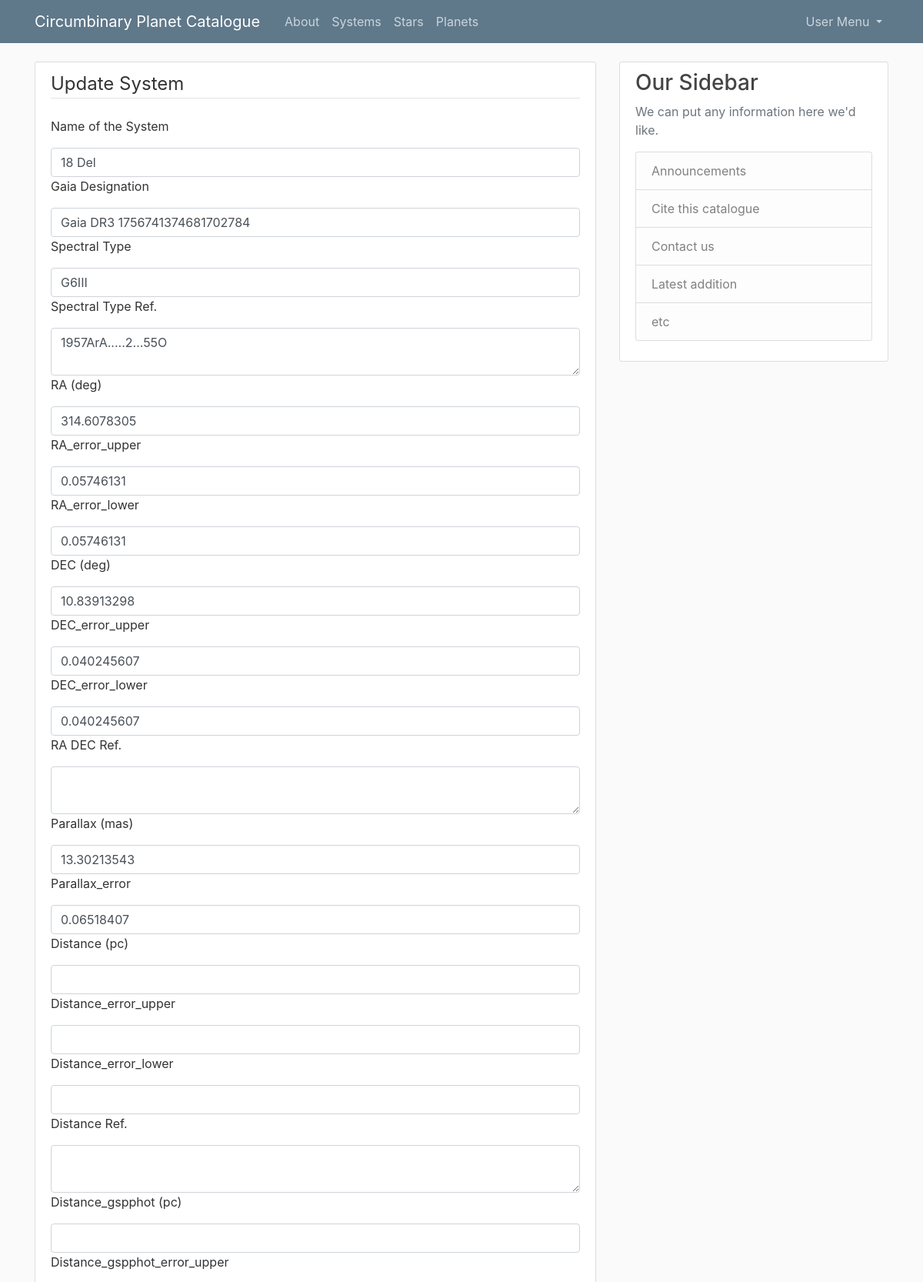
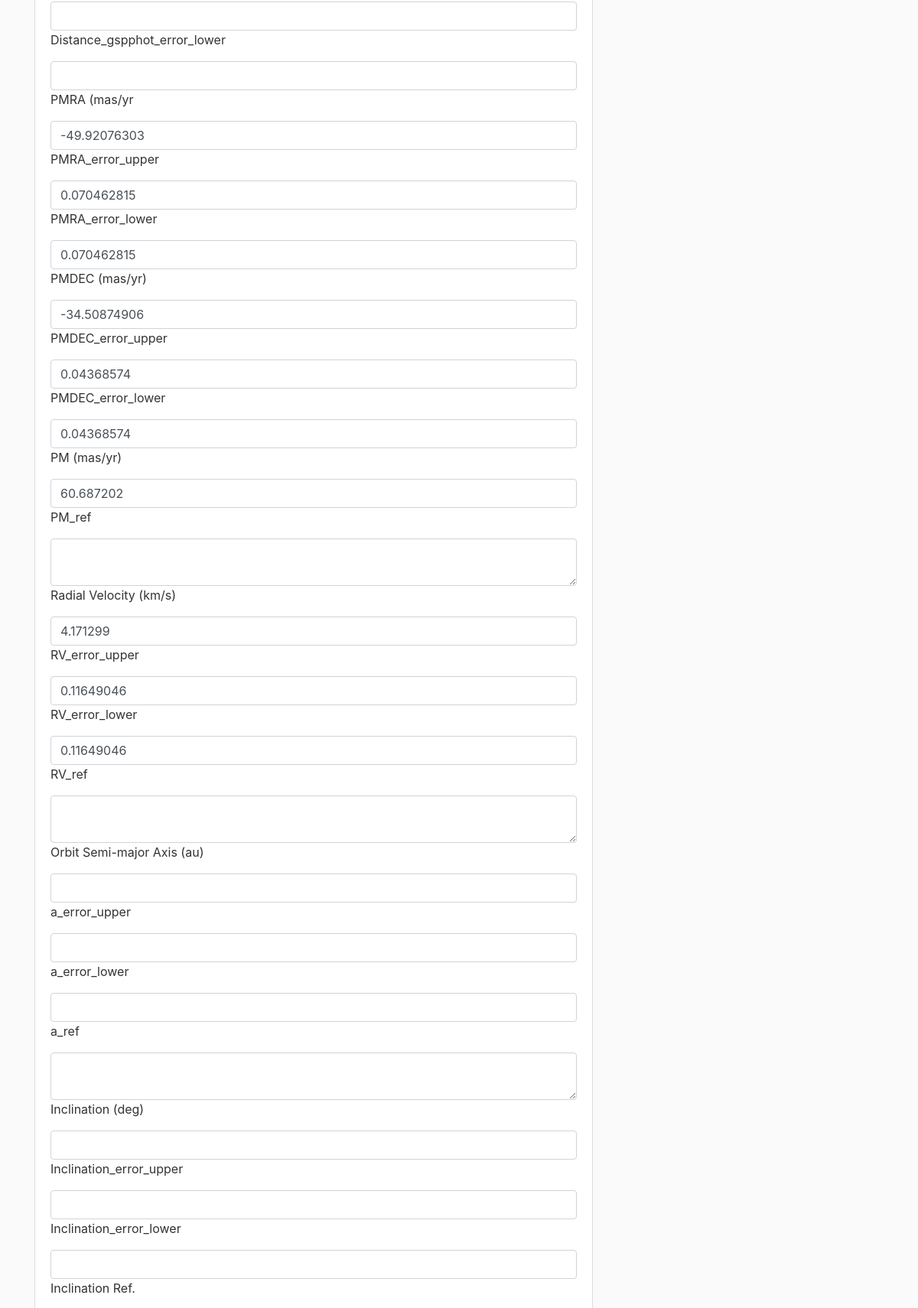
The page /systems/3/update (signed in, upper part) on the database its author committed (2 pictures, top to bottom).
### cpc/models.py (models this page shows, shortened)
class System(db.Model):
    id = db.Column(db.Integer, primary_key=True)
    system_name = db.Column(db.String, nullable=False)
    gaia_id = db.Column(db.String)
    sp_type = db.Column(db.String)
    sp_type_ref = db.Column(db.String)
    ra = db.Column(db.Float)
    ra_error_upper = db.Column(db.Float)
    ra_error_lower = db.Column(db.Float)
    dec = db.Column(db.Float)
    dec_error_upper = db.Column(db.Float)
    dec_error_lower = db.Column(db.Float)
    ra_dec_ref = db.Column(db.Text)
    parallax = db.Column(db.Float)
    parallax_error = db.Column(db.Float)
    distance = db.Column(db.Float)
    distance_error_upper = db.Column(db.Float)
    distance_error_lower = db.Column(db.Float)
    distance_ref = db.Column(db.Text)
    distance_gspphot = db.Column(db.Float)
    distance_gspphot_upper = db.Column(db.Float)
    distance_gspphot_lower = db.Column(db.Float)
    pmra = db.Column(db.Float)
    pmra_error_upper = db.Column(db.Float)
    pmra_error_lower = db.Column(db.Float)
    pmdec = db.Column(db.Float)
    pmdec_error_upper = db.Column(db.Float)
    pmdec_error_lower = db.Column(db.Float)
    pm = db.Column(db.Float)
    pm_ref = db.Column(db.Text)
    radial_velocity = db.Column(db.Float)
    radial_velocity_error_upper = db.Column(db.Float)
    radial_velocity_error_lower = db.Column(db.Float)
    radial_velocity_ref = db.Column(db.Text)
    a = db.Column(db.Float)
    a_error_upper = db.Column(db.Float)
    a_error_lower = db.Column(db.Float)
    a_ref = db.Column(db.Text)
    incl = db.Column(db.Float)
    incl_error_upper = db.Column(db.Float)
    incl_error_lower = db.Column(db.Float)
    incl_ref = db.Column(db.Text)
    e = db.Column(db.Float)
    e_error_upper = db.Column(db.Float)
    e_error_lower = db.Column(db.Float)
    e_ref = db.Column(db.Text)
    w = db.Column(db.Float)
    w_error_upper = db.Column(db.Float)
    w_error_lower = db.Column(db.Float)
    w_ref = db.Column(db.Text)
    age = db.Column(db.Float)
    age_error_upper = db.Column(db.Float)
    age_error_lower = db.Column(db.Float)
    age_ref = db.Column(db.Text)
    alt_names = db.Column(db.String)
    notes = db.Column(db.Text)

### cpc/routes.py (the view)
@app.route("/systems/<int:system_id>/update", methods=['GET', 'POST'])
@login_required
def update_system(system_id):
    system = System.query.get_or_404(system_id)
    form = SystemForm(obj=system)
    if form.validate_on_submit():
        form.populate_obj(system)
        db.session.commit()
        flash('The system entry has been updated', 'success')
        return redirect(url_for('system', system_id=system.id))
    elif request.method == 'GET':
        form.populate_obj(system)
    return render_template('system_new.html', title="Update System", form=form, legend='Update System')

### cpc/models.py (called while the page is built)
@login_manager.user_loader
def load_user(user_id):
    return User.query.get(int(user_id))

### cpc/templates/system_new.html (shortened to what this page needs)
{% extends "layout.html" %}
{% block content %}
<div class="content-section">
    <form method="POST" action="">
        <fieldset class="form-group">
        <legend class="border-bottom mb-4"> {{ legend }} </legend>
            {% for field in form %}
                {% if field.label.text not in ['Submit', 'CSRF Token'] %}
                    <label class="form-label"> {{ field.label }} </label>
                    {% if field.errors %}
                        {{ field(class="form-control form-control-lg is-invalid") }}
                        <div class="invalid-feedback">
                            {% for error in field.errors %}
                                <span>{{ error }}</span>
                            {% endfor %}
                        </div>
                    {% else %}
                        {{ field(class="form-control") }}
                    {% endif %}
                {% endif %}
            {% endfor %}
        </fieldset>
    </form>
</div>
{% endblock content %}

### cpc/static/main.css (style rules this page uses)
body { background: #fafafa; color: #333333; margin-top: 5rem; }
.content-section { background: #ffffff; padding: 10px 20px; border: 1px solid #dddddd; border-radius: 3px; margin-bottom: 20px; }

### rows shown on the page
System: system_name "18 Del" "Gaia DR3 1756741374681702784" "G6III" "1957ArA.....2...55O" "314.6078305" "0.05746131" "0.05746131" "10.83913298" "0.040245607" "0.040245607" "13.30213543" "0.06518407" "-49.92076303" "0.070462815" "0.070462815" "-34.50874906" "0.04368574" "0.04368574" "60.687202" "4.171299" "0.11649046" "0.11649046"

### other values the page prints
{{ legend }} "Update System"
{{ field.label }} "Name of the System" "Gaia Designation" "Spectral Type" "Spectral Type Ref." "RA (deg)" "RA_error_upper" "RA_error_lower" "DEC (deg)" "DEC_error_upper" "DEC_error_lower" "RA DEC Ref." "Parallax (mas)" "Parallax_error" "Distance (pc)" "Distance_error_upper" "Distance_error_lower" "Distance Ref." "Distance_gspphot (pc)" "Distance_gspphot_error_upper" "Distance_gspphot_error_lower" "PMRA (mas/yr" "PMRA_error_upper" "PMRA_error_lower" "PMDEC (mas/yr)" "PMDEC_error_upper" "PMDEC_error_lower" "PM (mas/yr)" "PM_ref" "Radial Velocity (km/s)" "RV_error_upper" "RV_error_lower" "RV_ref" "Orbit Semi-major Axis (au)" "a_error_upper" "a_error_lower" "a_ref" "Inclination (deg)" "Inclination_error_upper" "Inclination_error_lower" "Inclination Ref."
